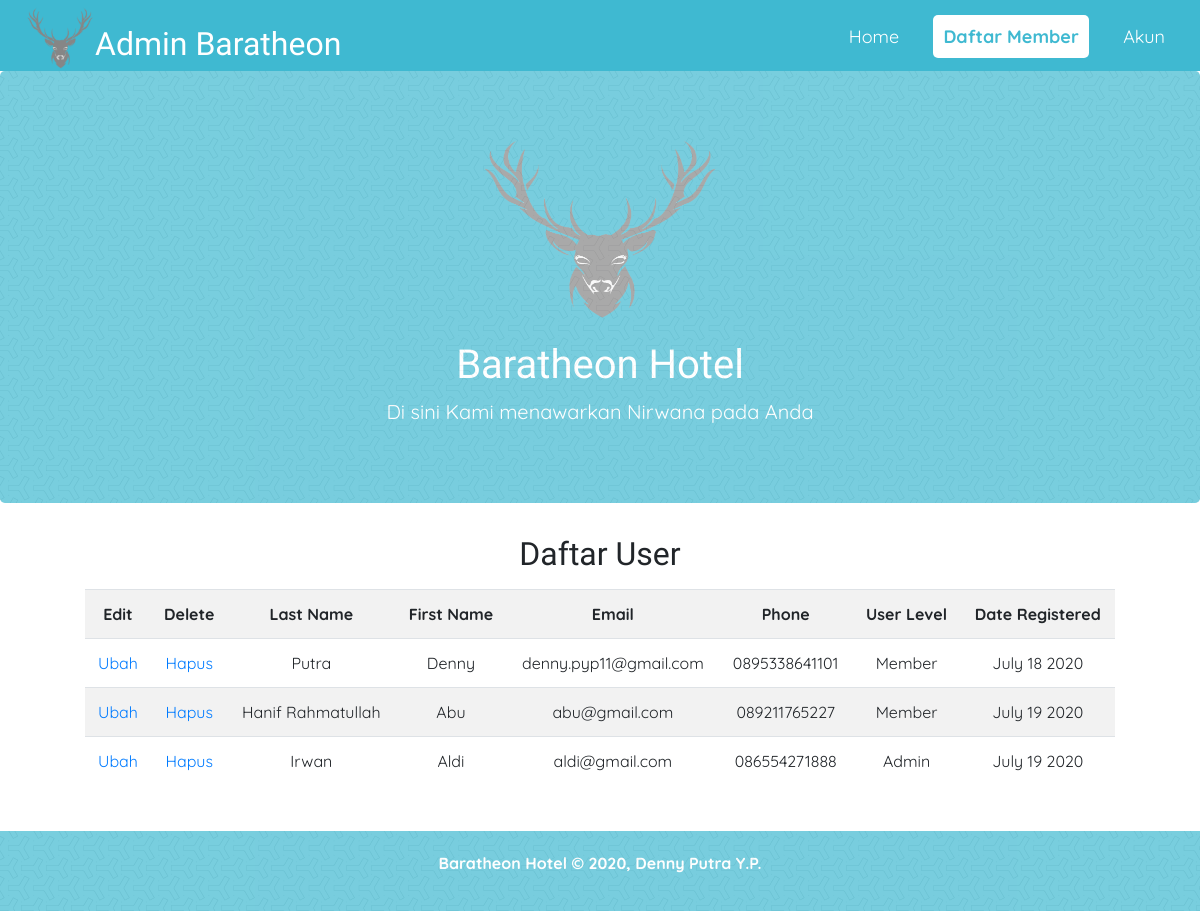
The page /admin/daftar-member.php (signed in) on the database its author committed.
### tables this page shows
CREATE TABLE `users` (
  `userid` mediumint(6) UNSIGNED NOT NULL,
  `first_name` varchar(30) NOT NULL,
  `last_name` varchar(40) NOT NULL,
  `email` varchar(50) NOT NULL,
  `phone` varchar(13) NOT NULL,
  `password` varchar(60) NOT NULL,
  `registration_date` datetime NOT NULL DEFAULT current_timestamp(),
  `user_level` tinyint(1) UNSIGNED NOT NULL
);

### control/session.php (called while the page is built, shortened)
<?php
require('../model/mysqli_connect.php');
function query($query)
{
    global $dbcon;
    $result = mysqli_query($dbcon, $query);
    $rows = [];
    while ($row = mysqli_fetch_assoc($result)) {
        $rows[] = $row;
    }
    return $rows;
}
?>

### admin/daftar-member.php (the view, shortened to what this page needs)
<?php
require '../control/session.php';
$email = $_SESSION['username'];
$admin = query("SELECT * FROM users WHERE email= '$email'")[0];
$adminid=$admin["userid"];
?>
<!DOCTYPE html>
<html lang="en">
<head>
    <link rel="stylesheet" href="../assets/css/bootstrap.min.css">
    <link rel="stylesheet" type="text/css" href="../assets/css/profile.css">
    <link rel="stylesheet" href="../assets/css/style2.css">
</head>
<body>
<header>
        <nav id="nav">
            <div>
                <img src="../assets/image/logo1.png" alt="">
                <h2>Admin Baratheon</h2>
            </div>
            <ul>
                <li><a href="halaman-admin.php" class="anchor">Home</a></li>
                <li><a href="daftar-member.php" class="anchor" id="view">Daftar Member</a></li>
                <li><a href="akun.php" class="anchor">Akun</a></li>
            </ul>
        </nav>
        <div class="bgim">
            <div class="jumbotron">
                <img src="../assets/image/logo2.png" alt="" style="margin-bottom: 10px;">
                <h1>Baratheon Hotel</h1>
                <p>Di sini Kami menawarkan Nirwana pada Anda</p>
            </div>
        </div>
    </header>
    <div class="row" style="margin-left: 70px; margin-right: 70px; margin-bottom: 30px;">
        <div class="col-sm-12">
            <h2 class="text-center">Daftar User</h2>
            <p>
            <?php
            try{
                $query = "SELECT last_name, first_name, email, phone, user_level, DATE_FORMAT(registration_date,'%M %d %Y')
                AS regdat, userid from users WHERE userid != $adminid && user_level != 2 order by registration_date ASC";
                $result = mysqli_query($dbcon,$query);
                if($result){
                    echo '<table class="table table-striped text-center">
                    <tr>
                    <th scope="col">Edit</th>
                    <th scope="col">Delete</th>
                    <th scope="col">Last Name</th>
                    <th scope="col">First Name</th>
                    <th scope="col">Email</th>
                    <th scope="col">Phone</th>
                    <th scope="col">User Level</th>
                    <th scope="col">Date Registered</th>
                    </tr>';
                    while ($row = mysqli_fetch_array($result,MYSQLI_ASSOC)){
                            $user_id=htmlspecialchars($row['userid'],ENT_QUOTES);
                            $last_name=htmlspecialchars($row['last_name'],ENT_QUOTES);
                            $first_name=htmlspecialchars($row['first_name'],ENT_QUOTES);
                            $email=htmlspecialchars($row['email'],ENT_QUOTES);
                            $phone=htmlspecialchars($row['phone'],ENT_QUOTES);
                            if($row['user_level']==1){
                                $user_level= "Admin";
                            }else{
                                $user_level= "Member";
                            }
                            $registration_date=htmlspecialchars($row['regdat'],ENT_QUOTES);
                            echo '<tr>
                                    <td><a href="edit_user.php?id='.$user_id.'">Ubah</a></td>';
                            echo '<td><a href="del_user.php?id='.$user_id.'">Hapus</a></td>';
                            echo '<td>'.$last_name.'</td>
                                    <td>'.$first_name.'</td>
                                    <td>'.$email.'</td>
                                    <td>'.$phone.'</td>
                                    <td>'.$user_level.'</td>
                                    <td>'.$registration_date.'</td>
                                </tr>';
                    }
                    echo'</table>';
                }
                else {
                    echo '<p class="text-center">Saat ini data users tidak bisa ditampilkan. ';
                    echo 'Mohon maaf atas ketidaknyamanan ini</p>';
                    exit;
                }
                }
                catch(Exception $e){
                    print"The system is busy please try later";
                }
                catch(Error $e){
                    print"The system is busy please try again later";
                }
                ?>
        </div>
    </div>
    <div class="bgim">
        <footer>
            <p>Baratheon Hotel &#169; 2020, Denny Putra Y.P.</p>
        </footer>
    </div>
</body>
</html>

### assets/css/profile.css (style rules this page uses)
body { padding-top: 68px; padding-bottom: 50px; }

### assets/css/style2.css (style rules this page uses)
body { font-family: 'Quicksand', sans-serif; margin: 0; padding: 0; }
nav div { display: flex; margin-bottom: -50px; margin-left: 20px; }
nav h2 { height: 5px; margin-top: 20px; font-family: 'Galada', sans-serif; color: white; display: flex; }
#view { background-color: white; color: #3fb9d1; border-radius: 5px; padding: 10px; font-weight: bold; }
header { display: inline; }
h1, h2, h3, h4 { font-family: 'Lexend Tera', sans-serif; }
.anchor { text-decoration: none; color: white; font-size: 18px; }
footer { opacity: 0.7; padding: 20px; color: white; background-color: #3fb9d1; text-align: center; font-weight: bold; }
.jumbotron img { height: 200px; width: 250px; margin-bottom: -30px; }
.jumbotron { opacity: 0.7; font-size: 20px; padding: 60px; background-color: #3fb9d1; text-align: center; color: white; }
nav li { display: inline; list-style-type: none; margin-right: 30px; }
.bgim { background-image: url(../image/bg.png); }
nav { display: flex; flex-direction: column; max-width: 100%; margin: 0 auto; text-align: right; background-color: #3fb9d1; padding: 5px; top: 0; position: sticky; z-index: 1; }
* { box-sizing: border-box; }

### rows shown on the page
users: last_name "Putra", first_name "Denny", email "denny.pyp11@gmail.com", phone "0895338641101", user_level "Member", registration_date "July 18 2020"
users: last_name "Hanif Rahmatullah", first_name "Abu", email "abu@gmail.com", phone "089211765227", user_level "Member", registration_date "July 19 2020"
users: last_name "Irwan", first_name "Aldi", email "aldi@gmail.com", phone "086554271888", user_level "Admin", registration_date "July 19 2020"
